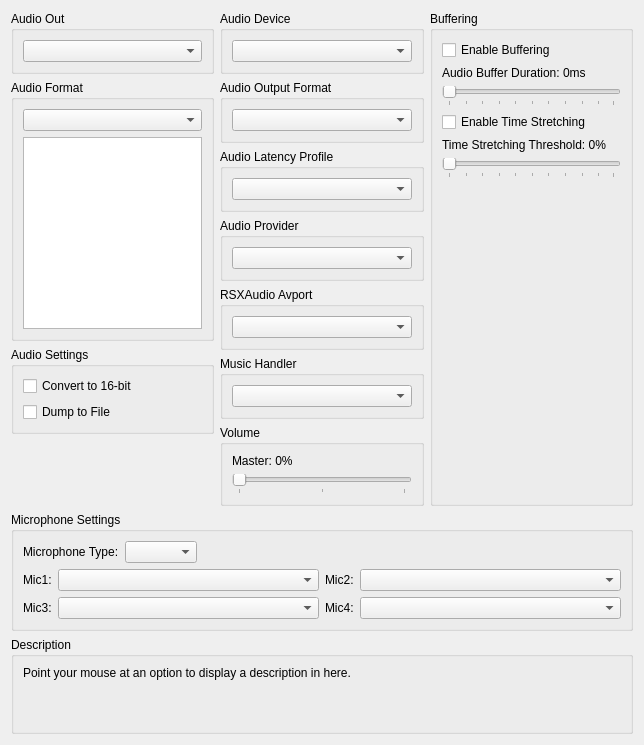
      <widget class="QWidget" name="audioTab">
       <attribute name="title">
        <string>Audio</string>
       </attribute>
       <layout class="QVBoxLayout" name="audioTab_layout" stretch="0,0,1,0">
        <item>
         <layout class="QHBoxLayout" name="audioTabLayoutTop" stretch="1,1,1">
          <item>
           <layout class="QVBoxLayout" name="audioTabLayoutTopLeft">
            <item>
             <widget class="QGroupBox" name="gb_audio_out">
              <property name="title">
               <string>Audio Out</string>
              </property>
              <layout class="QVBoxLayout" name="gb_audio_out_layout">
               <item>
                <widget class="QComboBox" name="audioOutBox"/>
               </item>
              </layout>
             </widget>
            </item>
            <item>
             <widget class="QGroupBox" name="gb_audio_format">
              <property name="title">
               <string>Audio Format</string>
              </property>
              <layout class="QVBoxLayout" name="gb_audio_format_layout">
               <item>
                <widget class="QComboBox" name="combo_audio_format"/>
               </item>
               <item>
                <widget class="QListWidget" name="list_audio_formats">
                 <property name="sizePolicy">
                  <sizepolicy hsizetype="Preferred" vsizetype="Preferred">
                   <horstretch>0</horstretch>
                   <verstretch>0</verstretch>
                  </sizepolicy>
                 </property>
                 <property name="selectionMode">
                  <enum>QAbstractItemView::SelectionMode::ExtendedSelection</enum>
                 </property>
                </widget>
               </item>
              </layout>
             </widget>
            </item>
            <item>
             <widget class="QGroupBox" name="gb_audio_settings">
              <property name="title">
               <string>Audio Settings</string>
              </property>
              <layout class="QVBoxLayout" name="gb_audio_settings_layout">
               <item>
                <widget class="QCheckBox" name="convert">
                 <property name="text">
                  <string>Convert to 16-bit</string>
                 </property>
                </widget>
               </item>
               <item>
                <widget class="QCheckBox" name="audioDump">
                 <property name="text">
                  <string>Dump to File</string>
                 </property>
                </widget>
               </item>
               <item>
                <spacer name="spacer_audio_settings">
                 <property name="orientation">
                  <enum>Qt::Orientation::Vertical</enum>
                 </property>
                 <property name="sizeType">
                  <enum>QSizePolicy::Policy::MinimumExpanding</enum>
                 </property>
                 <property name="sizeHint" stdset="0">
                  <size>
                   <width>0</width>
                   <height>0</height>
                  </size>
                 </property>
                </spacer>
               </item>
              </layout>
             </widget>
            </item>
            <item>
             <spacer name="verticalSpacerAudioLeft">
              <property name="orientation">
               <enum>Qt::Orientation::Vertical</enum>
              </property>
              <property name="sizeType">
               <enum>QSizePolicy::Policy::MinimumExpanding</enum>
              </property>
              <property name="sizeHint" stdset="0">
               <size>
                <width>0</width>
                <height>0</height>
               </size>
              </property>
             </spacer>
            </item>
           </layout>
          </item>
          <item>
           <layout class="QVBoxLayout" name="audioTabLayoutTopMiddle">
            <item>
             <widget class="QGroupBox" name="gb_audio_device">
              <property name="title">
               <string>Audio Device</string>
              </property>
              <layout class="QVBoxLayout" name="gb_audio_device_layout">
               <item>
                <widget class="QComboBox" name="audioDeviceBox"/>
               </item>
              </layout>
             </widget>
            </item>
            <item>
             <widget class="QGroupBox" name="gb_audio_channel_layout">
              <property name="title">
               <string>Audio Output Format</string>
              </property>
              <layout class="QVBoxLayout" name="gb_audio_channel_layout_layout">
               <item>
                <widget class="QComboBox" name="combo_audio_channel_layout"/>
               </item>
              </layout>
             </widget>
            </item>
            <item>
             <widget class="QGroupBox" name="gb_audio_latency_profile">
              <property name="title">
               <string>Audio Latency Profile</string>
              </property>
              <layout class="QVBoxLayout" name="gb_audio_latency_profile_layout">
               <item>
                <widget class="QComboBox" name="audioLatencyProfileBox"/>
               </item>
              </layout>
             </widget>
            </item>
            <item>
             <widget class="QGroupBox" name="gb_audio_provider">
              <property name="title">
               <string>Audio Provider</string>
              </property>
              <layout class="QVBoxLayout" name="gb_audio_provider_layout">
               <item>
                <widget class="QComboBox" name="audioProviderBox"/>
               </item>
              </layout>
             </widget>
            </item>
            <item>
             <widget class="QGroupBox" name="gb_audio_avport">
              <property name="title">
               <string>RSXAudio Avport</string>
              </property>
              <layout class="QVBoxLayout" name="gb_audio_avport_layout">
               <item>
                <widget class="QComboBox" name="audioAvportBox"/>
               </item>
              </layout>
             </widget>
            </item>
            <item>
             <widget class="QGroupBox" name="gb_music_handler">
              <property name="title">
               <string>Music Handler</string>
              </property>
              <layout class="QVBoxLayout" name="gb_music_handler_layout">
               <item>
                <widget class="QComboBox" name="musicHandlerBox"/>
               </item>
              </layout>
             </widget>
            </item>
            <item>
             <widget class="QGroupBox" name="gb_audio_volume">
              <property name="title">
               <string>Volume</string>
              </property>
              <layout class="QVBoxLayout" name="gb_audio_volume_layout">
               <item>
                <widget class="QWidget" name="master_volume" native="true">
                 <layout class="QVBoxLayout" name="layout_master_volume">
                  <property name="leftMargin">
                   <number>0</number>
                  </property>
                  <property name="topMargin">
                   <number>0</number>
                  </property>
                  <property name="rightMargin">
                   <number>0</number>
                  </property>
                  <property name="bottomMargin">
                   <number>0</number>
                  </property>
                  <item>
                   <widget class="QLabel" name="masterVolumeLabel">
                    <property name="text">
                     <string>Master: 0%</string>
                    </property>
                   </widget>
                  </item>
                  <item>
                   <widget class="QSlider" name="masterVolume">
                    <property name="orientation">
                     <enum>Qt::Orientation::Horizontal</enum>
                    </property>
                    <property name="tickPosition">
                     <enum>QSlider::TickPosition::TicksBelow</enum>
                    </property>
                    <property name="tickInterval">
                     <number>50</number>
                    </property>
                   </widget>
                  </item>
                 </layout>
                </widget>
               </item>
               <item>
                <spacer name="spacer_audio_volume">
                 <property name="orientation">
                  <enum>Qt::Orientation::Vertical</enum>
                 </property>
                 <property name="sizeType">
                  <enum>QSizePolicy::Policy::MinimumExpanding</enum>
                 </property>
                 <property name="sizeHint" stdset="0">
                  <size>
                   <width>0</width>
                   <height>0</height>
                  </size>
                 </property>
                </spacer>
               </item>
              </layout>
             </widget>
            </item>
           </layout>
          </item>
          <item>
           <layout class="QVBoxLayout" name="audioTabLayoutTopRight">
            <item>
             <widget class="QGroupBox" name="gb_audio_buffering">
              <property name="title">
               <string>Buffering</string>
              </property>
              <layout class="QVBoxLayout" name="gb_audio_buffering_layout">
               <item>
                <widget class="QCheckBox" name="enableBuffering">
                 <property name="text">
                  <string>Enable Buffering</string>
                 </property>
                </widget>
               </item>
               <item>
                <widget class="QWidget" name="audio_buffer_duration" native="true">
                 <layout class="QVBoxLayout" name="layout_audio_buffer_duration">
                  <property name="leftMargin">
                   <number>0</number>
                  </property>
                  <property name="topMargin">
                   <number>0</number>
                  </property>
                  <property name="rightMargin">
                   <number>0</number>
                  </property>
                  <property name="bottomMargin">
                   <number>0</number>
                  </property>
                  <item>
                   <widget class="QLabel" name="audioBufferDurationLabel">
                    <property name="text">
                     <string>Audio Buffer Duration: 0ms</string>
                    </property>
                   </widget>
                  </item>
                  <item>
                   <widget class="QSlider" name="audioBufferDuration">
                    <property name="orientation">
                     <enum>Qt::Orientation::Horizontal</enum>
                    </property>
                    <property name="tickPosition">
                     <enum>QSlider::TickPosition::TicksBelow</enum>
                    </property>
                    <property name="tickInterval">
                     <number>10</number>
                    </property>
                   </widget>
                  </item>
                 </layout>
                </widget>
               </item>
               <item>
                <widget class="QCheckBox" name="enableTimeStretching">
                 <property name="text">
                  <string>Enable Time Stretching</string>
                 </property>
                </widget>
               </item>
               <item>
                <widget class="QWidget" name="time_stretching_threshold" native="true">
                 <layout class="QVBoxLayout" name="layout_time_stretching_threshold">
                  <property name="leftMargin">
                   <number>0</number>
                  </property>
                  <property name="topMargin">
                   <number>0</number>
                  </property>
                  <property name="rightMargin">
                   <number>0</number>
                  </property>
                  <property name="bottomMargin">
                   <number>0</number>
                  </property>
                  <item>
                   <widget class="QLabel" name="timeStretchingThresholdLabel">
                    <property name="text">
                     <string>Time Stretching Threshold: 0%</string>
                    </property>
                   </widget>
                  </item>
                  <item>
                   <widget class="QSlider" name="timeStretchingThreshold">
                    <property name="orientation">
                     <enum>Qt::Orientation::Horizontal</enum>
                    </property>
                    <property name="tickPosition">
                     <enum>QSlider::TickPosition::TicksBelow</enum>
                    </property>
                    <property name="tickInterval">
                     <number>10</number>
                    </property>
                   </widget>
                  </item>
                 </layout>
                </widget>
               </item>
               <item>
                <spacer name="verticalSpacerAudioRight">
                 <property name="orientation">
                  <enum>Qt::Orientation::Vertical</enum>
                 </property>
                 <property name="sizeType">
                  <enum>QSizePolicy::Policy::MinimumExpanding</enum>
                 </property>
                 <property name="sizeHint" stdset="0">
                  <size>
                   <width>0</width>
                   <height>0</height>
                  </size>
                 </property>
                </spacer>
               </item>
              </layout>
             </widget>
            </item>
           </layout>
          </item>
         </layout>
        </item>
        <item>
         <widget class="QGroupBox" name="gb_microphone_settings">
          <property name="title">
           <string>Microphone Settings</string>
          </property>
          <layout class="QVBoxLayout" name="gb_microphone_settings_layout">
           <item>
            <layout class="QHBoxLayout" name="microphoneLayoutTop">
             <item>
              <widget class="QLabel" name="microphoneLabel">
               <property name="text">
                <string>Microphone Type:</string>
               </property>
              </widget>
             </item>
             <item>
              <widget class="QComboBox" name="microphoneBox"/>
             </item>
             <item>
              <spacer name="microphoneSpacer">
               <property name="orientation">
                <enum>Qt::Orientation::Horizontal</enum>
               </property>
               <property name="sizeType">
                <enum>QSizePolicy::Policy::MinimumExpanding</enum>
               </property>
               <property name="sizeHint" stdset="0">
                <size>
                 <width>0</width>
                 <height>0</height>
                </size>
               </property>
              </spacer>
             </item>
            </layout>
           </item>
           <item>
            <layout class="QHBoxLayout" name="microphoneLayoutBottom">
             <item>
              <layout class="QVBoxLayout" name="microphoneLayoutLabel1and3">
               <item>
                <widget class="QLabel" name="microphone1Label">
                 <property name="sizePolicy">
                  <sizepolicy hsizetype="Minimum" vsizetype="Preferred">
                   <horstretch>0</horstretch>
                   <verstretch>0</verstretch>
                  </sizepolicy>
                 </property>
                 <property name="text">
                  <string>Mic1:</string>
                 </property>
                </widget>
               </item>
               <item>
                <widget class="QLabel" name="microphone3Label">
                 <property name="sizePolicy">
                  <sizepolicy hsizetype="Minimum" vsizetype="Preferred">
                   <horstretch>0</horstretch>
                   <verstretch>0</verstretch>
                  </sizepolicy>
                 </property>
                 <property name="text">
                  <string>Mic3:</string>
                 </property>
                </widget>
               </item>
              </layout>
             </item>
             <item>
              <layout class="QVBoxLayout" name="microphoneLayoutBox1and3">
               <item>
                <widget class="QComboBox" name="microphone1Box">
                 <property name="sizePolicy">
                  <sizepolicy hsizetype="Expanding" vsizetype="Fixed">
                   <horstretch>0</horstretch>
                   <verstretch>0</verstretch>
                  </sizepolicy>
                 </property>
                </widget>
               </item>
               <item>
                <widget class="QComboBox" name="microphone3Box">
                 <property name="sizePolicy">
                  <sizepolicy hsizetype="Expanding" vsizetype="Fixed">
                   <horstretch>0</horstretch>
                   <verstretch>0</verstretch>
                  </sizepolicy>
                 </property>
                </widget>
               </item>
              </layout>
             </item>
             <item>
              <layout class="QVBoxLayout" name="microphoneLayoutLabel2and4">
               <item>
                <widget class="QLabel" name="microphone2Label">
                 <property name="sizePolicy">
                  <sizepolicy hsizetype="Minimum" vsizetype="Preferred">
                   <horstretch>0</horstretch>
                   <verstretch>0</verstretch>
                  </sizepolicy>
                 </property>
                 <property name="text">
                  <string>Mic2:</string>
                 </property>
                </widget>
               </item>
               <item>
                <widget class="QLabel" name="microphone4Label">
                 <property name="sizePolicy">
                  <sizepolicy hsizetype="Minimum" vsizetype="Preferred">
                   <horstretch>0</horstretch>
                   <verstretch>0</verstretch>
                  </sizepolicy>
                 </property>
                 <property name="text">
                  <string>Mic4:</string>
                 </property>
                </widget>
               </item>
              </layout>
             </item>
             <item>
              <layout class="QVBoxLayout" name="microphoneLayoutBox2and4">
               <item>
                <widget class="QComboBox" name="microphone2Box">
                 <property name="sizePolicy">
                  <sizepolicy hsizetype="Expanding" vsizetype="Fixed">
                   <horstretch>0</horstretch>
                   <verstretch>0</verstretch>
                  </sizepolicy>
                 </property>
                </widget>
               </item>
               <item>
                <widget class="QComboBox" name="microphone4Box">
                 <property name="sizePolicy">
                  <sizepolicy hsizetype="Expanding" vsizetype="Fixed">
                   <horstretch>0</horstretch>
                   <verstretch>0</verstretch>
                  </sizepolicy>
                 </property>
                </widget>
               </item>
              </layout>
             </item>
            </layout>
           </item>
          </layout>
         </widget>
        </item>
        <item>
         <spacer name="audioTabSpacer">
          <property name="orientation">
           <enum>Qt::Orientation::Vertical</enum>
          </property>
          <property name="sizeType">
           <enum>QSizePolicy::Policy::MinimumExpanding</enum>
          </property>
          <property name="sizeHint" stdset="0">
           <size>
            <width>0</width>
            <height>0</height>
           </size>
          </property>
         </spacer>
        </item>
        <item>
         <widget class="QGroupBox" name="gb_description_audio">
          <property name="title">
           <string>Description</string>
          </property>
          <layout class="QVBoxLayout" name="gb_description_audio_layout">
           <item>
            <widget class="QLabel" name="description_audio">
             <property name="text">
              <string>Point your mouse at an option to display a description in here.


</string>
             </property>
             <property name="textFormat">
              <enum>Qt::TextFormat::PlainText</enum>
             </property>
             <property name="alignment">
              <set>Qt::AlignmentFlag::AlignLeading|Qt::AlignmentFlag::AlignLeft|Qt::AlignmentFlag::AlignTop</set>
             </property>
             <property name="wordWrap">
              <bool>true</bool>
             </property>
            </widget>
           </item>
          </layout>
         </widget>
        </item>
       </layout>
      </widget>
